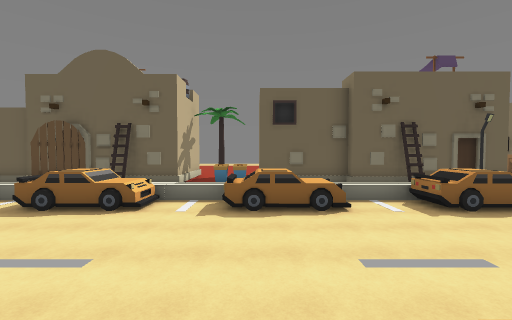
view 1 (above)

24 first-person views from a walk through a scene from a Unity 3-D project. The camera is 1.2 m above the floor, tilts 2° down and sees 90° across. The floor is counted in squares, 2 m on a side. Each view is taken from the middle of a square. On the plan, view 1 faces up. The plan holds only what a view shows up to about 9 squares ahead; the rest is blank. The place goes on beyond the plan.

view 2
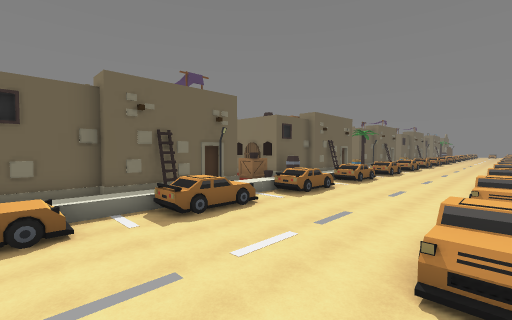

view 3
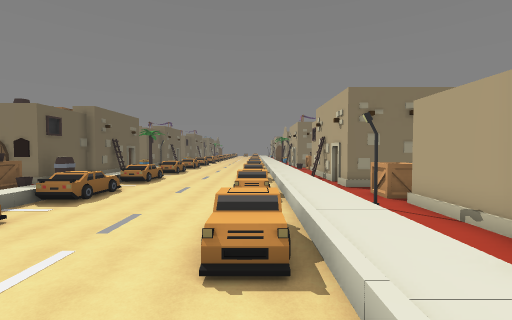

view 4
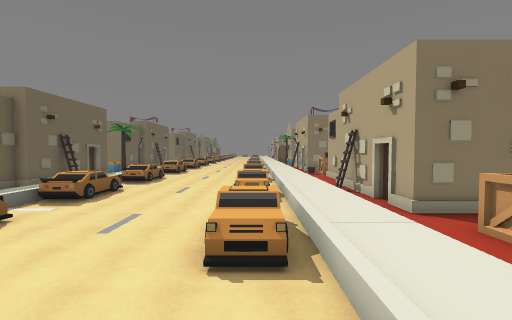

view 5
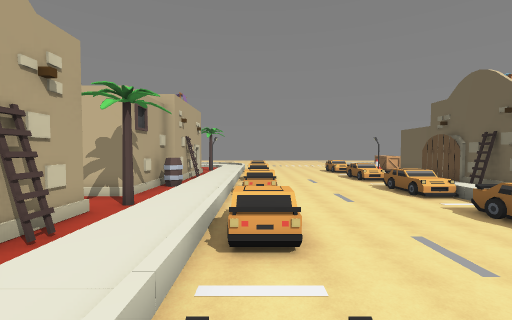

view 6
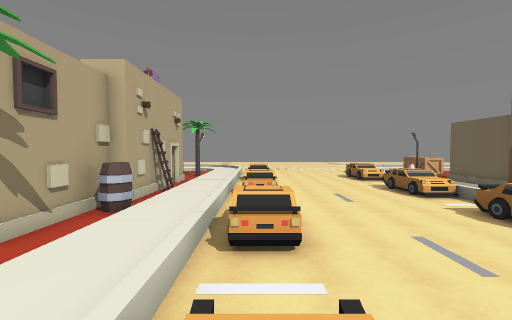

view 7
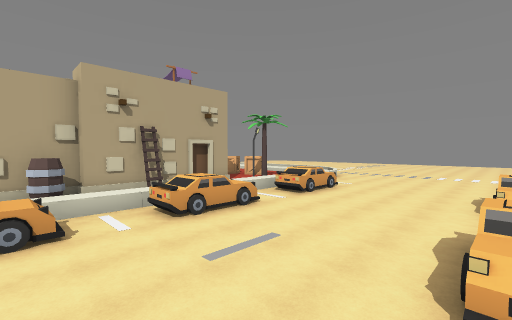

view 8
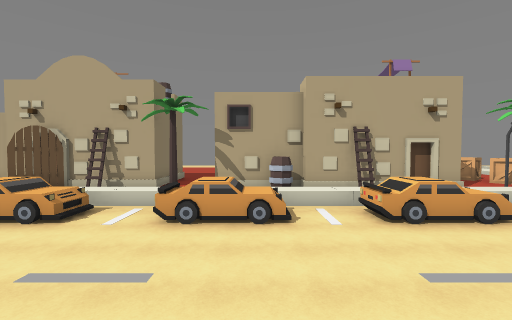

view 9
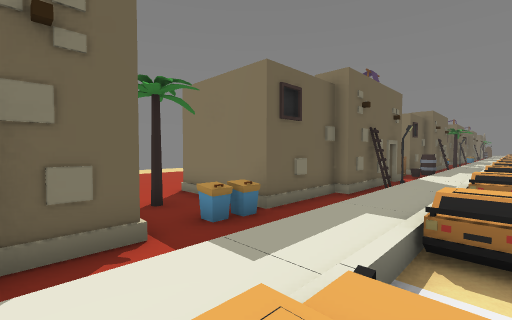

view 10
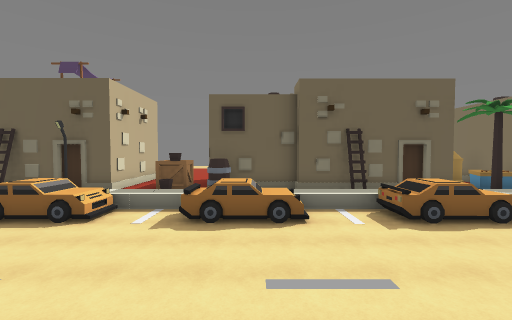

view 11
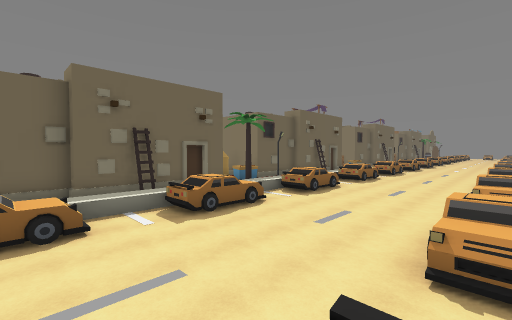

view 12
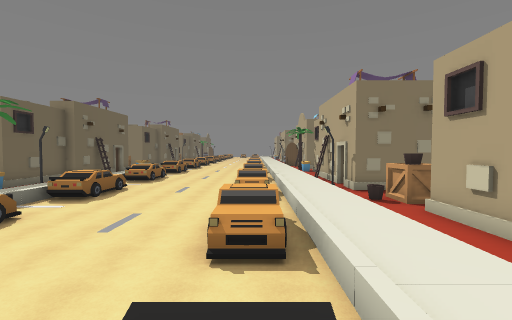

view 13
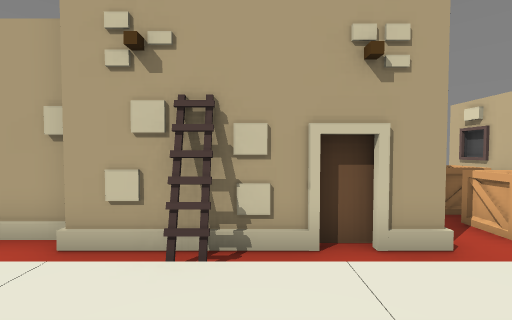

view 14
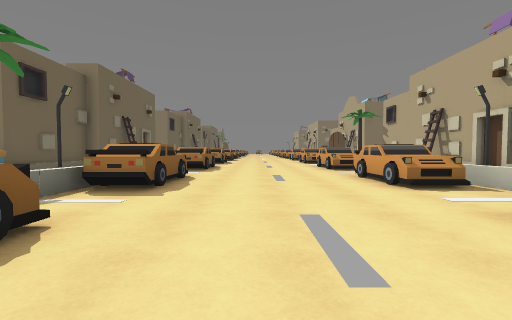

view 15
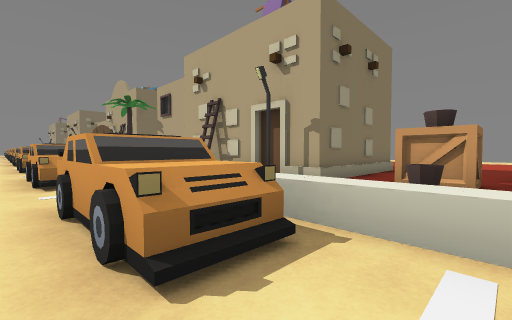

view 16
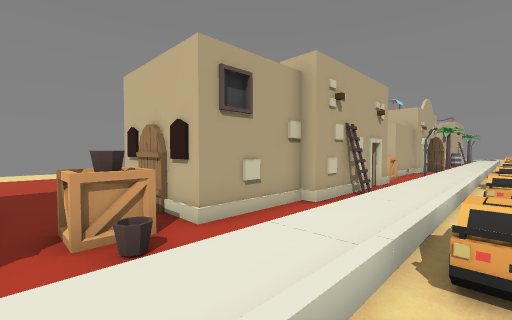

view 17
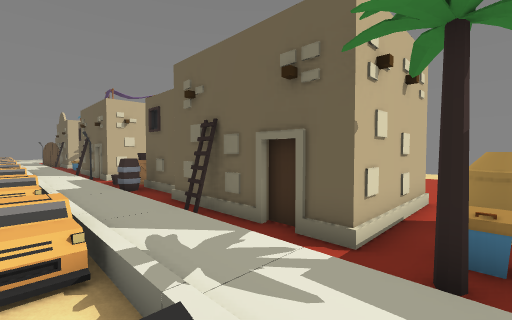

view 18
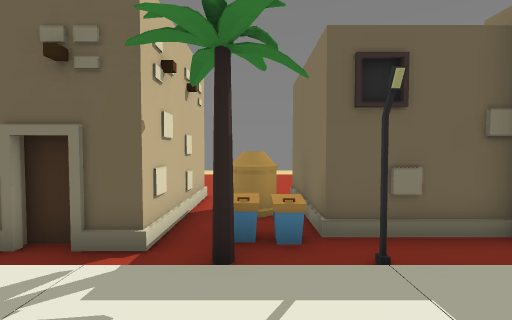

view 19
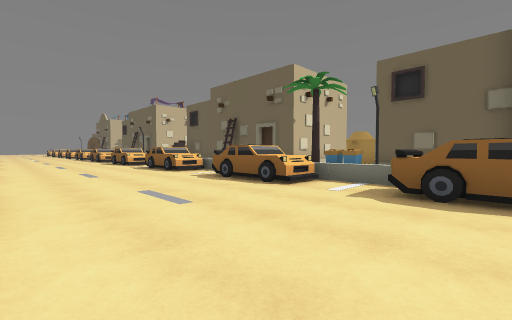

view 20
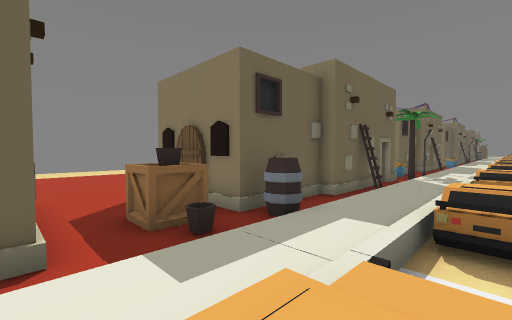

view 21
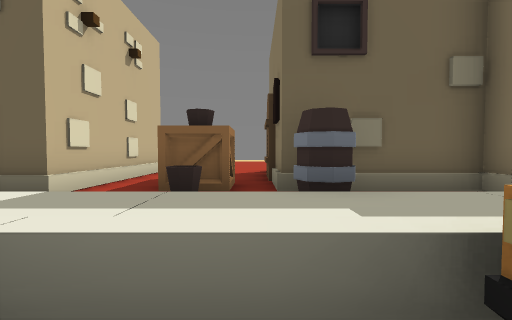

view 22
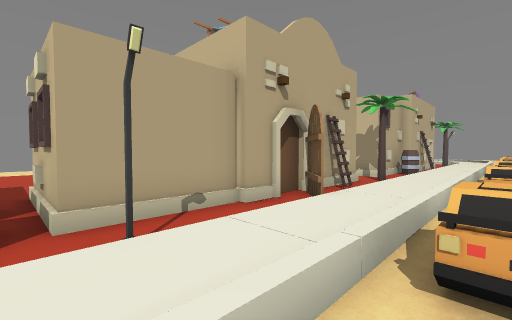

view 23
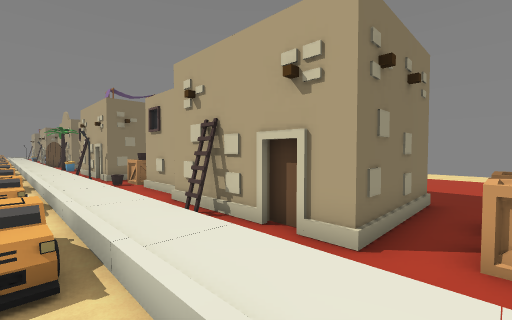

view 24
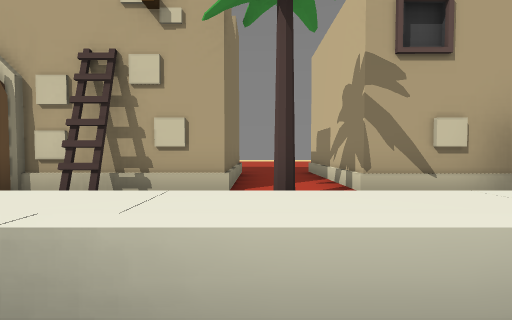

### Floor plan
Key: @ floor where view 1 was taken; # wall or solid block; . main floor; : floor 1 m higher than the main floor; + floor 1.25 m higher than the main floor; * floor 1.5 m higher than the main floor; / step, stairs or slope; = window, fence, low wall or low ledge; T thing the floor can be seen under or through; O other object.
Columns run from 11 left of view 1 to 25 right of it. Each row starts with its distance up from view 1.
 16                     ..
 15                     ...
 14           ..        ...
 13           ..        ...
 12           .#       #..        #. #
 11          .O#       #..#       #.##
 10          ..#       #..#       #..#
  9   #######.O####    #.#####   ##.O####
  8      # .......######.=.O.######.O#..
  7
  6          /// ///  // /// /////// ///
  5 O..O:/./O/.O:/.O//./O/.OO/.O//.O/O.O/
  4 .....................................
  3 .....................................
  2 .....................................
  1 .....................................
  0  O.  O. /O.@/O./*O.//O.//O.//O.//O.O+
 -1      ///////////////////////////
 -2
 -3  #####O...O...#.......######...=.####
 -4 ###  ####.#########OO###   ###T#.##
 -5         #.#        OO#        T..#
 -6         #.#        OO#         ..#
 -7         #.#        #.#         ..#
 -8         ...        ...        ...
 -9                    . ..       ...
-10                   .. ..       ...
-11                   .. ..       ...
-12                   ..           ..

Where each view was taken, in squares from view 1:
view 1: 0 up, 0 right, facing up
view 2: 0 up, 1 right, facing up-right
view 3: 0 up, 1 right, facing right
view 4: 0 up, 5 right, facing right
view 5: 0 up, 5 right, facing left
view 6: 0 up, 1 right, facing left
view 7: 5 up, 4 left, facing down-left
view 8: 5 up, 4 left, facing down
view 9: 5 up, 4 left, facing up-right
view 10: 0 up, 13 right, facing up
view 11: 0 up, 13 right, facing up-right
view 12: 0 up, 13 right, facing right
view 13: 0 up, 13 right, facing down
view 14: 3 up, 16 right, facing right
view 15: 1 up, 19 right, facing down-right
view 16: 0 up, 21 right, facing down-left
view 17: 5 up, 21 right, facing up-left
view 18: 5 up, 21 right, facing up
view 19: 1 up, 25 right, facing up-left
view 20: 5 up, 8 right, facing up-right
view 21: 5 up, 11 right, facing up
view 22: 0 up, 8 right, facing down-left
view 23: 0 up, 9 right, facing down-right
view 24: 0 up, 1 left, facing down
